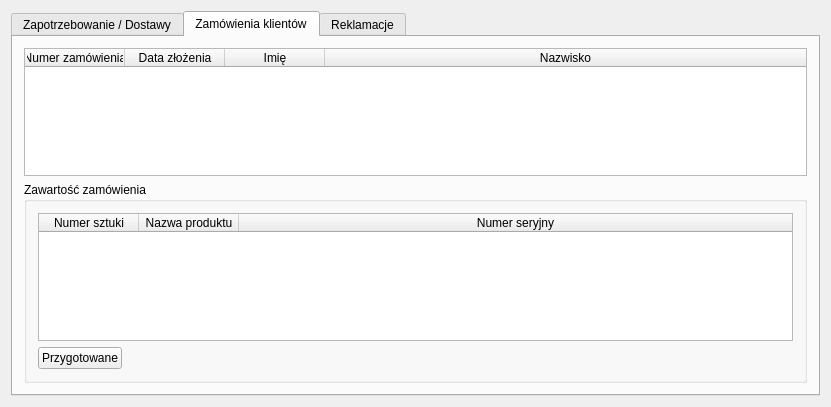
<?xml version="1.0" encoding="UTF-8"?>
<ui version="4.0">
 <class>MagazynierWindow</class>
 <widget class="QMainWindow" name="MagazynierWindow">
  <property name="geometry">
   <rect>
    <x>0</x>
    <y>0</y>
    <width>831</width>
    <height>407</height>
   </rect>
  </property>
  <property name="windowTitle">
   <string>Magazynier</string>
  </property>
  <widget class="QWidget" name="centralWidget">
   <layout class="QVBoxLayout" name="verticalLayout_3">
    <item>
     <widget class="QTabWidget" name="tabWidget">
      <property name="currentIndex">
       <number>1</number>
      </property>
      <widget class="QWidget" name="tab_2">
       <attribute name="title">
        <string>Zapotrzebowanie / Dostawy</string>
       </attribute>
       <layout class="QVBoxLayout" name="verticalLayout">
        <item>
         <widget class="QTableWidget" name="table_1">
          <property name="sizePolicy">
           <sizepolicy hsizetype="Ignored" vsizetype="Expanding">
            <horstretch>0</horstretch>
            <verstretch>0</verstretch>
           </sizepolicy>
          </property>
          <attribute name="horizontalHeaderStretchLastSection">
           <bool>true</bool>
          </attribute>
          <column>
           <property name="text">
            <string>Dostawca</string>
           </property>
          </column>
          <column>
           <property name="text">
            <string>Nazwa produktu</string>
           </property>
          </column>
          <column>
           <property name="text">
            <string>Cena za sztukę</string>
           </property>
          </column>
          <column>
           <property name="text">
            <string>Status</string>
           </property>
          </column>
         </widget>
        </item>
        <item>
         <layout class="QHBoxLayout" name="horizontalLayout_3">
          <item>
           <layout class="QHBoxLayout" name="horizontalLayout">
            <item>
             <widget class="QLabel" name="label">
              <property name="text">
               <string>Anuluj dostawę</string>
              </property>
             </widget>
            </item>
            <item>
             <widget class="QPushButton" name="pb_anuluj">
              <property name="text">
               <string>Anuluj</string>
              </property>
             </widget>
            </item>
            <item>
             <spacer name="horizontalSpacer_6">
              <property name="orientation">
               <enum>Qt::Horizontal</enum>
              </property>
              <property name="sizeHint" stdset="0">
               <size>
                <width>40</width>
                <height>20</height>
               </size>
              </property>
             </spacer>
            </item>
           </layout>
          </item>
          <item>
           <widget class="QPushButton" name="pb_zamowiono">
            <property name="text">
             <string>Zamówiono</string>
            </property>
           </widget>
          </item>
          <item>
           <spacer name="horizontalSpacer">
            <property name="orientation">
             <enum>Qt::Horizontal</enum>
            </property>
            <property name="sizeHint" stdset="0">
             <size>
              <width>40</width>
              <height>20</height>
             </size>
            </property>
           </spacer>
          </item>
          <item>
           <layout class="QHBoxLayout" name="horizontalLayout_2">
            <item>
             <widget class="QLabel" name="label_2">
              <property name="text">
               <string>Numer seryjny:</string>
              </property>
             </widget>
            </item>
            <item>
             <widget class="QLineEdit" name="le_numerser"/>
            </item>
           </layout>
          </item>
          <item>
           <widget class="QPushButton" name="pb_przyjeto">
            <property name="text">
             <string>Przyjęto</string>
            </property>
           </widget>
          </item>
         </layout>
        </item>
       </layout>
      </widget>
      <widget class="QWidget" name="tab_3">
       <attribute name="title">
        <string>Zamówienia klientów</string>
       </attribute>
       <layout class="QVBoxLayout" name="verticalLayout_10">
        <item>
         <widget class="QTableWidget" name="tableWidget">
          <attribute name="horizontalHeaderStretchLastSection">
           <bool>true</bool>
          </attribute>
          <column>
           <property name="text">
            <string>Numer zamówienia</string>
           </property>
          </column>
          <column>
           <property name="text">
            <string>Data złożenia</string>
           </property>
          </column>
          <column>
           <property name="text">
            <string>Imię</string>
           </property>
          </column>
          <column>
           <property name="text">
            <string>Nazwisko</string>
           </property>
          </column>
         </widget>
        </item>
        <item>
         <widget class="QGroupBox" name="groupBox_2">
          <property name="title">
           <string>Zawartość zamówienia</string>
          </property>
          <layout class="QVBoxLayout" name="verticalLayout_9">
           <item>
            <widget class="QTableWidget" name="tableWidget_4">
             <attribute name="horizontalHeaderStretchLastSection">
              <bool>true</bool>
             </attribute>
             <attribute name="verticalHeaderStretchLastSection">
              <bool>true</bool>
             </attribute>
             <column>
              <property name="text">
               <string>Numer sztuki</string>
              </property>
             </column>
             <column>
              <property name="text">
               <string>Nazwa produktu</string>
              </property>
             </column>
             <column>
              <property name="text">
               <string>Numer seryjny</string>
              </property>
             </column>
            </widget>
           </item>
           <item>
            <layout class="QHBoxLayout" name="horizontalLayout_14">
             <property name="spacing">
              <number>15</number>
             </property>
             <item>
              <layout class="QVBoxLayout" name="verticalLayout_11">
               <item>
                <widget class="QPushButton" name="pushButton_2">
                 <property name="text">
                  <string>Przygotowane</string>
                 </property>
                </widget>
               </item>
              </layout>
             </item>
             <item>
              <spacer name="horizontalSpacer_5">
               <property name="orientation">
                <enum>Qt::Horizontal</enum>
               </property>
               <property name="sizeHint" stdset="0">
                <size>
                 <width>40</width>
                 <height>20</height>
                </size>
               </property>
              </spacer>
             </item>
            </layout>
           </item>
          </layout>
         </widget>
        </item>
       </layout>
      </widget>
      <widget class="QWidget" name="tab">
       <attribute name="title">
        <string>Reklamacje</string>
       </attribute>
       <layout class="QVBoxLayout" name="verticalLayout_2">
        <item>
         <widget class="QTableWidget" name="table_2">
          <column>
           <property name="text">
            <string>Nazwa produktu</string>
           </property>
          </column>
          <column>
           <property name="text">
            <string>Numer seryjny</string>
           </property>
          </column>
          <column>
           <property name="text">
            <string>Data przyjęcia reklamacji</string>
           </property>
          </column>
          <column>
           <property name="text">
            <string>Status reklamacji</string>
           </property>
          </column>
         </widget>
        </item>
        <item>
         <layout class="QHBoxLayout" name="horizontalLayout_4">
          <item>
           <widget class="QLabel" name="label_3">
            <property name="text">
             <string>Odesłano do producenta:</string>
            </property>
           </widget>
          </item>
          <item>
           <widget class="QPushButton" name="pb_odeslano">
            <property name="text">
             <string>Odesłano</string>
            </property>
           </widget>
          </item>
          <item>
           <spacer name="horizontalSpacer_2">
            <property name="orientation">
             <enum>Qt::Horizontal</enum>
            </property>
            <property name="sizeHint" stdset="0">
             <size>
              <width>40</width>
              <height>20</height>
             </size>
            </property>
           </spacer>
          </item>
          <item>
           <widget class="QLabel" name="label_4">
            <property name="text">
             <string>Odebrano, Wynik reklamacji:</string>
            </property>
           </widget>
          </item>
          <item>
           <widget class="QComboBox" name="cb_wynikr">
            <property name="sizePolicy">
             <sizepolicy hsizetype="Fixed" vsizetype="Fixed">
              <horstretch>0</horstretch>
              <verstretch>0</verstretch>
             </sizepolicy>
            </property>
            <property name="minimumSize">
             <size>
              <width>120</width>
              <height>0</height>
             </size>
            </property>
            <item>
             <property name="text">
              <string>negatywny</string>
             </property>
            </item>
            <item>
             <property name="text">
              <string>pozytywny - zwrot pieniędzy</string>
             </property>
            </item>
            <item>
             <property name="text">
              <string>pozytywny - naprawa produktu</string>
             </property>
            </item>
            <item>
             <property name="text">
              <string>pozytywny - wymiana produktu</string>
             </property>
            </item>
           </widget>
          </item>
          <item>
           <widget class="QPushButton" name="pb_odebrano">
            <property name="text">
             <string>Odebrano</string>
            </property>
           </widget>
          </item>
         </layout>
        </item>
       </layout>
      </widget>
     </widget>
    </item>
   </layout>
  </widget>
 </widget>
 <layoutdefault spacing="6" margin="11"/>
 <resources/>
 <connections/>
</ui>
